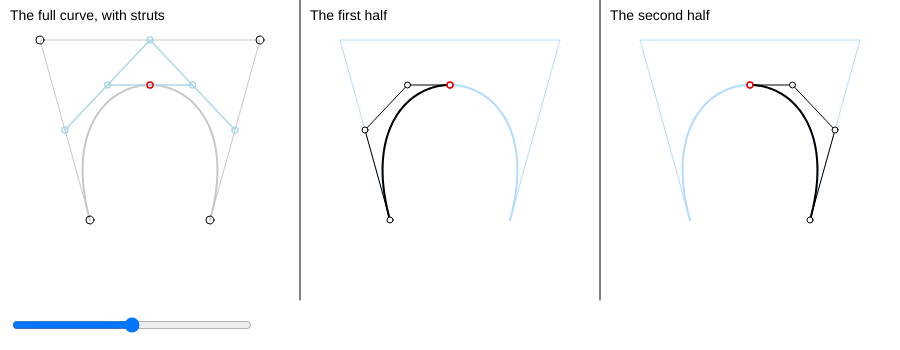
Frame 1 (no input)
Frame 60 (no input): identical to frame 1, image omitted
Frame 120 (the mouse pressed at the canvas centre since frame 60): identical to frame 1, image omitted

The p5.js sketch that drew this single still picture (run headless with seeded random() and noise() and a simulated clock; from frame 60 on, the mouse is pressed at the canvas centre):

// p5.js sketch
// ── sketch.js
// ============================================
// Bezier Curve Splitting Visualization
// p5.js version
// ============================================

let points = [];
let selectedPoint = null;
let tSlider;

const panelW = 300;
const panelH = 300;

function setup() {
  createCanvas(panelW * 3, panelH + 50);

  // Default cubic Bezier
  points = [
    createVector(90, 220),
    createVector(40, 40),
    createVector(260, 40),
    createVector(210, 220)
  ];

  tSlider = createSlider(0, 100, 50);
  tSlider.position(10, panelH + 15);
  tSlider.style("width", "240px");

  textFont("Arial");
  textSize(14);
}

function draw() {
  background(255);

  const t = tSlider.value() / 100;

  // ---------------------------------
  // de Casteljau subdivision
  // ---------------------------------

  const levels = getLevels(points, t);

  const leftCurve = [
    levels[0][0],
    levels[1][0],
    levels[2][0],
    levels[3][0]
  ];

  const rightCurve = [
    levels[3][0],
    levels[2][1],
    levels[1][2],
    levels[0][3]
  ];

  const p = levels[3][0];

  // =========================================
  // PANEL 1
  // =========================================

  push();
  translate(0, 0);

  drawMainPanel(points, levels, p);

  pop();

  // divider
  stroke(0);
  line(panelW, 0, panelW, panelH);

  // =========================================
  // PANEL 2
  // =========================================

  push();
  translate(panelW, 0);

  drawSplitPanel(points, leftCurve, p, "The first half");

  pop();

  // divider
  stroke(0);
  line(panelW * 2, 0, panelW * 2, panelH);

  // =========================================
  // PANEL 3
  // =========================================

  push();
  translate(panelW * 2, 0);

  drawSplitPanel(points, rightCurve, p, "The second half");

  pop();
}

// =====================================================
// MAIN PANEL
// =====================================================

function drawMainPanel(basePoints, levels, p) {
  // full curve
  drawBezier(basePoints, color(200));

  // skeleton
  drawSkeleton(basePoints, color(200));

  // points
  drawPoints(basePoints, false);

  // struts
  drawStruts(levels);

  // point on curve
  noFill();
  stroke("red");
  strokeWeight(1.5);
  circle(p.x, p.y, 6);

  noStroke();
  fill(0);
  text("The full curve, with struts", 10, 20);
}

// =====================================================
// SPLIT PANELS
// =====================================================

function drawSplitPanel(originalCurve, subCurve, p, label) {
  // original curve
  drawBezier(originalCurve, color(180, 220, 255));
  drawSkeleton(originalCurve, color(180, 220, 255));

  // split curve
  drawBezier(subCurve, color(0));
  drawSkeleton(subCurve, color(0));

  // control points
  fill(255);
  stroke(0);

  for (let pt of subCurve) {
    circle(pt.x, pt.y, 6);
  }

  // point on curve
  noFill();
  stroke("red");
  strokeWeight(1.5);
  circle(p.x, p.y, 6);

  noStroke();
  fill(0);
  text(label, 10, 20);
}

// =====================================================
// DRAW BEZIER
// =====================================================

function drawBezier(pts, col) {
  noFill();
  stroke(col);
  strokeWeight(2);

  beginShape();

  for (let t = 0; t <= 1.001; t += 0.01) {
    const p = bezierPointCustom(pts, t);
    vertex(p.x, p.y);
  }

  endShape();
}

// =====================================================
// DRAW SKELETON
// =====================================================

function drawSkeleton(pts, col) {
  noFill();
  stroke(col);
  strokeWeight(1);

  beginShape();

  for (let p of pts) {
    vertex(p.x, p.y);
  }

  endShape();
}

// =====================================================
// DRAW CONTROL POINTS
// =====================================================

function drawPoints(pts, filled = true) {
  stroke(0);
  strokeWeight(1);

  if (filled) fill(255);
  else noFill();

  for (let p of pts) {
    circle(p.x, p.y, 8);
  }
}

// =====================================================
// DRAW STRUTS
// =====================================================

function drawStruts(levels) {
  stroke(173, 216, 230);
  strokeWeight(1.5);
  noFill();

  for (let level of levels.slice(1)) {
    beginShape();

    for (let p of level) {
      vertex(p.x, p.y);
      circle(p.x, p.y, 6);
    }

    endShape();
  }
}

// =====================================================
// de Casteljau levels
// =====================================================

function getLevels(basePoints, t) {
  let levels = [];
  levels.push(basePoints.map(p => p.copy()));

  while (levels[levels.length - 1].length > 1) {
    const prev = levels[levels.length - 1];
    let next = [];

    for (let i = 0; i < prev.length - 1; i++) {
      next.push(
        p5.Vector.lerp(prev[i], prev[i + 1], t)
      );
    }

    levels.push(next);
  }

  return levels;
}

// =====================================================
// Bezier point
// =====================================================

function bezierPointCustom(pts, t) {
  let temp = pts.map(p => p.copy());

  while (temp.length > 1) {
    let next = [];

    for (let i = 0; i < temp.length - 1; i++) {
      next.push(
        p5.Vector.lerp(temp[i], temp[i + 1], t)
      );
    }

    temp = next;
  }

  return temp[0];
}

// =====================================================
// DRAGGING
// =====================================================

function mousePressed() {
  // drag solo nel primo pannello
  if (mouseX > panelW) return;

  for (let p of points) {
    if (dist(mouseX, mouseY, p.x, p.y) < 10) {
      selectedPoint = p;
      break;
    }
  }
}

function mouseDragged() {
  if (selectedPoint) {
    selectedPoint.x = mouseX;
    selectedPoint.y = mouseY;
  }
}

function mouseReleased() {
  selectedPoint = null;
}
